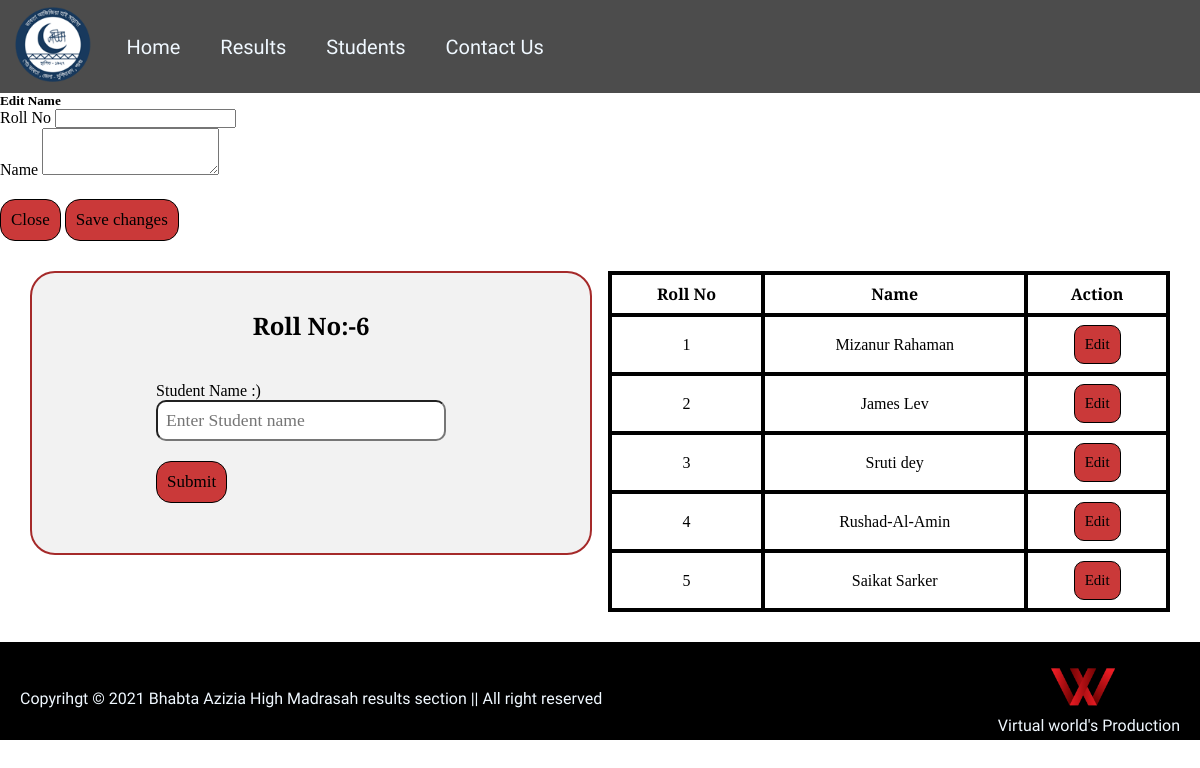
Screenshot of /class_teacher.php (signed in) with the database file from the repository.
### tables this page shows
CREATE TABLE `students` (
  `sl_no` int(10) NOT NULL,
  `roll_no` int(10) NOT NULL,
  `name` varchar(50) NOT NULL,
  `bengali` int(10) NOT NULL,
  `be_s1_p` int(10) NOT NULL,
  `be_s2_w` int(10) NOT NULL,
  `be_s2_p` int(10) NOT NULL,
  `be_s3_w` int(10) NOT NULL,
  `be_s3_p` int(10) NOT NULL,
  `english` int(10) NOT NULL,
  `en_s1_p` int(10) NOT NULL,
  `en_s2_w` int(10) NOT NULL,
  `en_s2_p` int(10) NOT NULL,
  `en_s3_w` int(10) NOT NULL,
  `en_s3_p` int(10) NOT NULL,
  `history` int(10) NOT NULL,
  `hi_s1_p` int(10) NOT NULL,
  `hi_s2_w` int(10) NOT NULL,
  `hi_s2_p` int(10) NOT NULL,
  `hi_s3_w` int(10) NOT NULL,
  `hi_s3_p` int(10) NOT NULL,
  `geography` int(10) NOT NULL,
  `ge_s1_p` int(10) NOT NULL,
  `ge_s2_w` int(10) NOT NULL,
  `ge_s2_p` int(10) NOT NULL,
  `ge_s3_w` int(10) NOT NULL,
  `ge_s3_p` int(10) NOT NULL,
  `mathematics` int(10) NOT NULL,
  `ma_s1_p` int(10) NOT NULL,
  `ma_s2_w` int(10) NOT NULL,
  `ma_s2_p` int(10) NOT NULL,
  `ma_s3_w` int(10) NOT NULL,
  `ma_s3_p` int(10) NOT NULL,
  `physics` int(10) NOT NULL,
  `ph_s1_p` int(10) NOT NULL,
  `ph_s2_w` int(10) NOT NULL,
  `ph_s2_p` int(10) NOT NULL,
  `ph_s3_w` int(10) NOT NULL,
  `ph_s3_p` int(10) NOT NULL,
  `l.science` int(10) NOT NULL,
  `li_s1_p` int(10) NOT NULL,
  `li_s2_w` int(10) NOT NULL,
  `li_s2_p` int(10) NOT NULL,
  `li_s3_w` int(10) NOT NULL,
  `li_s3_p` int(10) NOT NULL,
  `islam_parichay` int(10) NOT NULL,
  `is_s1_p` int(10) NOT NULL,
  `is_s2_w` int(10) NOT NULL,
  `is_s2_p` int(10) NOT NULL,
  `is_s3_w` int(10) NOT NULL,
  `is_s3_p` int(10) NOT NULL,
  `arabic` int(10) NOT NULL,
  `ar_s1_p` int(10) NOT NULL,
  `ar_s2_w` int(10) NOT NULL,
  `ar_s2_p` int(10) NOT NULL,
  `ar_s3_w` int(10) NOT NULL,
  `ar_s3_p` int(10) NOT NULL,
  `time` datetime NOT NULL DEFAULT current_timestamp(),
  `desc(only for database)` text NOT NULL
);

### class_teacher.php (the view, shortened to what this page needs)
<?php
    require "partial/db_connect.php";
    $sql_f="SELECT * from `students`";
    $result = mysqli_query($connect,$sql_f);
    $num =mysqli_num_rows($result);
?>
<!DOCTYPE html>
<html lang="en">
<head>
    <link href="https://cdn.jsdelivr.net/npm/bootstrap@5.1.1/dist/css/bootstrap.min.css" rel="stylesheet"integrity="sha384-F3w7mX95PdgyTmZZMECAngseQB83DfGTowi0iMjiWaeVhAn4FJkqJByhZMI3AhiU">
    <link rel="stylesheet" href="css/head_foot.css">
    <link rel="stylesheet" href="css/class_teacher.css">
    <link rel="stylesheet" media="screen and (max-width: 780px)" href="css/tab_head_foot.css">
    <link rel="stylesheet" media="screen and (max-width: 460px)" href="css/phone_head_foot.css">
</head>
<body>
    <?php require "partial/header.php";?>
     <?php require "partial/edit_modal_ct.php" ?>
    <div id="container">
        <div id="input-box">
            <h1 class="h-primary center">Roll No:-<?php echo $num+1;?></h1>
            <div id="input">
                <form action="class_teacher.php" method="post">
                    <div class="form-group">
                        <label for="Name">Student Name :) </label>
                        <input type="text" id="name" name="name" placeholder="Enter Student name">
                    </div>
                    <button class="btn">Submit</button>
                </form>
            </div>
        </div>
        <div id="table">
            <table id="myTable">
                <tr>
                    <th>Roll No</th>
                    <th>Name</th>
                    <th>Action</th>
                </tr>
             <?php
                $sql_f="SELECT * from `students`";
                $result = mysqli_query($connect,$sql_f);
                while ($row=mysqli_fetch_assoc($result)) {
                $roll_no=$row['roll_no'];
                $name=$row['name'];
                echo
                 '<tr>
                      <td>'.$roll_no.'</td>
                      <td>'.$name.'</td>
                      <td><button class="t-btn edit" id='.$row['sl_no'].'>Edit</button></td>
                 </tr>';
                }
             ?>
            </table>
        </div>
    </div>
    <?php require "partial/footer.php";?>
</body>
</html>

### css/head_foot.css (style rules this page uses)
* { margin: 0px; padding: 0px; }

### css/class_teacher.css (style rules this page uses)
* { margin: 0px; padding: 0px; }
#container { display: grid; grid-gap: 1rem; grid-template-columns: repeat(auto-fit, minmax(300px ,1fr)); margin: 30px; }
#input-box { display: flex; flex-direction: column; border: 2px solid brown; height: 280px; font-family: 'Bree Serif', serif; align-items: center; justify-content: center; background: #f2f2f2; border-radius: 25px; }
#input { display: flex; align-items: center; justify-content: center; padding-bottom: 34px; margin-left: 41px; }
#input label { font-family: 'Bree Serif', serif; font-size: 1rem; }
#input input { width: 77%; padding: 0.5rem; border-radius: 10px; font-size: 1.1rem; font-family: 'Bree Serif', serif; }
.btn { border: 1px solid black; padding: 10px; margin-top: 20px; border-radius: 15px; background: #ca3939; font-size: 17px; font-family: 'Bree Serif', serif; cursor: pointer; }
table#myTable { width: 100%; margin: 0 auto; clear: both; border-collapse: separate; border-spacing: 0; }
#table table { border: 2px solid black; }
#table th,tr,td { border: 2px solid black; text-align: center; box-sizing: content-box; padding: 8px 10px; font-family: 'Bree Serif', serif; }
.t-btn { border: 1px solid black; padding: 10px; border-radius: 10px; background: #ca3939; font-size: 15px; font-family: 'Bree Serif', serif; cursor: pointer; }
.h-primary { font-family: 'Bree Serif', serif; font-size: 1.5rem; padding: 20px; margin-bottom: 20px; }

### rows the page displays
students: roll_no "1", name "Mizanur Rahaman"
students: roll_no "2", name "James Lev"
students: roll_no "3", name "Sruti dey"
students: roll_no "4", name "Rushad-Al-Amin"
students: roll_no "5", name "Saikat Sarker"

### other values shown
$num+1 "6"
